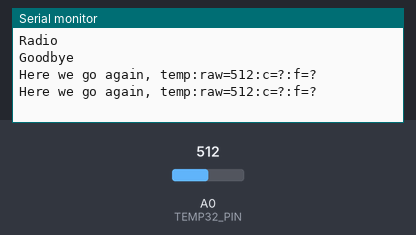
This sketch was run on a simulated Arduino Uno, built with avr-gcc and run on an emulated ATmega328P. Shown: the last lines printed to the serial monitor. The test bench sets the inputs (shaded band); at power-on: A0 (TEMP32_PIN) = 512.

Above: at 2.8 s.
2.9 s: A0 (TEMP32_PIN) set to 716
At 4.7 s:
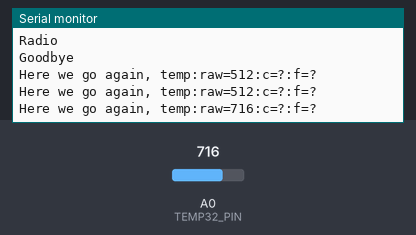
5.6 s: A0 (TEMP32_PIN) set to 900
At 7.4 s:
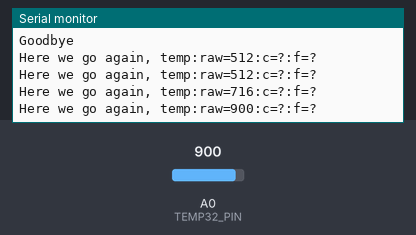
Timing chart, 0 to 8.9 s (numbered marks = the images above; inputs shaded):
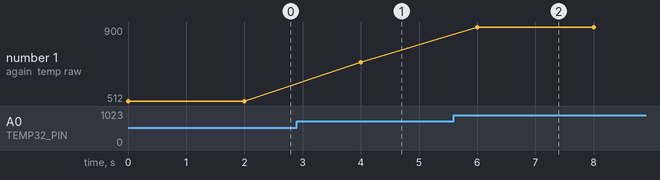

Measured:
- after the input at 2.9 s, the serial monitor: prints a new line after 1.1 s (image 1)
- after the input at 5.6 s, the serial monitor: prints a new line after 0.40 s (image 2)
- plotted number 1: 512 → 716 after the input at 2.9 s, 716 → 900 after the input at 5.6 s

The sketch:

SensorStation.ino
```cpp
#include <SPI.h>
#include "RF24.h"

#include "tmp32.h"

#define TEMP32_PIN	A0

// RF24 Pins
#define RADIO_P1	7
#define RADIO_P2	8

Temp32 *temp = NULL;
RF24 radio( RADIO_P1, RADIO_P2 );

void setup() {
    Serial.begin(115200);

    temp = new Temp32(TEMP32_PIN);
    assert(temp);

    // Set the PA Level low to prevent power supply related issues since this is a
    // getting_started sketch, and the likelihood of close proximity of the devices. RF24_PA_MAX is default.
    //radio.setPALevel(RF24_PA_MAX);
    Serial.println("Radio");
    radio.setRetries(15, 15);
    radio.setPALevel(RF24_PA_LOW);
    byte *ouraddr = (byte *)"nan01";
    radio.openWritingPipe(ouraddr);
    Serial.println("Goodbye");
}

void loop() {
    Serial.print("Here we go again, ");

    // Report the temprature
    char *str = temp->Report();
    Serial.println(str);

    /*
    if (!radio.write(str, strlen(str))) {
	Serial.println("Error writing ");
    }
    */
    delay(2000);
}
```

tmp32.h
```cpp
#ifndef __TMP32_H__
#define __TMP32_H__

#include <assert.h>

// Temp32 is a temprature sensor
class Temp32 {
    int _pin;
    int _val;
    unsigned long _last_report;
    float _degrees;

 public:
    Temp32(int p) {
	_pin = p;
    }

    int Update() {
	_val = analogRead(_pin);
	return _val;
    }

    char* Report() {
	static char buf[80];

	int t = Update();

	double volts = t * 5.0;
	volts /= 1024.0;

	double tempC = (volts - 0.5) * 100;
	double tempF = (tempC * 9.0 / 5.0) + 32.0;
	sprintf(buf, "temp:raw=%d:c=%f:f=%f", t, tempC, tempF);
	_last_report = millis();
	return buf;
    }
};

#endif // __TMP32_H__
```
